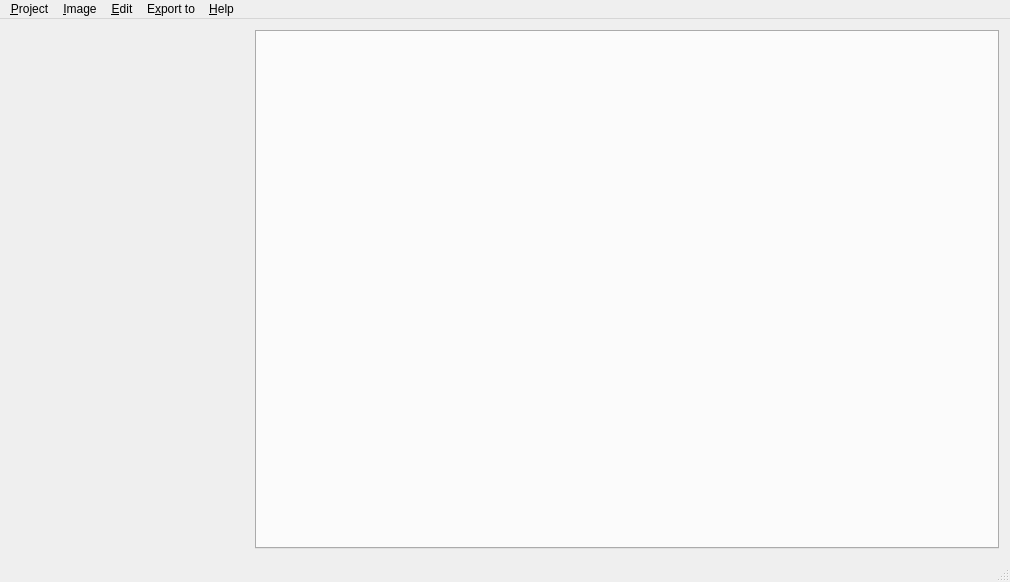
<?xml version="1.0" encoding="UTF-8"?>
<ui version="4.0">
 <comment>Copyright (C) 2012-2014 Robert Chéramy (robert@cheramy.net)

This file is part of YASW (Yet Another Scan Wizard).

YASW is free software: you can redistribute it and/or modify
it under the terms of the GNU General Public License as published by
the Free Software Foundation, either version 3 of the License, or
(at your option) any later version.

YASW is distributed in the hope that it will be useful,
but WITHOUT ANY WARRANTY; without even the implied warranty of
MERCHANTABILITY or FITNESS FOR A PARTICULAR PURPOSE.  See the
GNU General Public License for more details.

You should have received a copy of the GNU General Public License
along with YASW.  If not, see http://www.gnu.org/licenses/.
</comment>
 <class>MainWindow</class>
 <widget class="QMainWindow" name="MainWindow">
  <property name="geometry">
   <rect>
    <x>0</x>
    <y>0</y>
    <width>1010</width>
    <height>582</height>
   </rect>
  </property>
  <property name="sizePolicy">
   <sizepolicy hsizetype="Expanding" vsizetype="Expanding">
    <horstretch>0</horstretch>
    <verstretch>0</verstretch>
   </sizepolicy>
  </property>
  <property name="windowTitle">
   <string>yasw - new project</string>
  </property>
  <widget class="QWidget" name="centralWidget">
   <property name="sizePolicy">
    <sizepolicy hsizetype="Expanding" vsizetype="Expanding">
     <horstretch>0</horstretch>
     <verstretch>0</verstretch>
    </sizepolicy>
   </property>
   <layout class="QHBoxLayout" name="horizontalLayout">
    <item>
     <widget class="ImageTableWidget" name="imageList" native="true">
      <property name="sizePolicy">
       <sizepolicy hsizetype="Fixed" vsizetype="Preferred">
        <horstretch>0</horstretch>
        <verstretch>0</verstretch>
       </sizepolicy>
      </property>
      <property name="minimumSize">
       <size>
        <width>238</width>
        <height>0</height>
       </size>
      </property>
      <property name="maximumSize">
       <size>
        <width>238</width>
        <height>16777215</height>
       </size>
      </property>
     </widget>
    </item>
    <item>
     <widget class="FilterContainer" name="filterContainer">
      <property name="currentIndex">
       <number>-1</number>
      </property>
     </widget>
    </item>
   </layout>
  </widget>
  <widget class="QMenuBar" name="menuBar">
   <property name="geometry">
    <rect>
     <x>0</x>
     <y>0</y>
     <width>1010</width>
     <height>24</height>
    </rect>
   </property>
   <widget class="QMenu" name="menu_File">
    <property name="title">
     <string>&amp;Project</string>
    </property>
    <widget class="QMenu" name="recentProjects">
     <property name="enabled">
      <bool>true</bool>
     </property>
     <property name="title">
      <string>&amp;Recent projects</string>
     </property>
    </widget>
    <addaction name="action_Open"/>
    <addaction name="recentProjects"/>
    <addaction name="action_Save"/>
    <addaction name="action_SaveAs"/>
    <addaction name="separator"/>
    <addaction name="action_Close"/>
    <addaction name="action_Quit"/>
   </widget>
   <widget class="QMenu" name="menu_Export">
    <property name="title">
     <string>E&amp;xport to</string>
    </property>
    <addaction name="actionTo_Jpeg"/>
    <addaction name="actionTo_PDF"/>
   </widget>
   <widget class="QMenu" name="menu_Image">
    <property name="title">
     <string>&amp;Image</string>
    </property>
    <addaction name="actionAddImage"/>
    <addaction name="actionAdd_empty_image"/>
    <addaction name="actionRemove_selected"/>
    <addaction name="actionMoveImageUp"/>
    <addaction name="actionMoveImageDown"/>
    <addaction name="actionMove_image_left"/>
    <addaction name="actionMove_image_right"/>
    <addaction name="actionSelectPreviousImage"/>
    <addaction name="actionSelect_next_image"/>
    <addaction name="actionSelect_left_image"/>
    <addaction name="actionSelect_right_image"/>
   </widget>
   <widget class="QMenu" name="menu_Hilfe">
    <property name="title">
     <string>&amp;Help</string>
    </property>
    <addaction name="action_About"/>
   </widget>
   <widget class="QMenu" name="menuEdit">
    <property name="title">
     <string>&amp;</string>
    </property>
   </widget>
   <widget class="QMenu" name="menu_Edit">
    <property name="title">
     <string>&amp;Edit</string>
    </property>
    <addaction name="action_Preferences"/>
   </widget>
   <addaction name="menu_File"/>
   <addaction name="menu_Image"/>
   <addaction name="menu_Edit"/>
   <addaction name="menu_Export"/>
   <addaction name="menu_Hilfe"/>
   <addaction name="menuEdit"/>
  </widget>
  <widget class="QStatusBar" name="statusBar"/>
  <action name="action_Quit">
   <property name="text">
    <string>&amp;Quit</string>
   </property>
   <property name="shortcut">
    <string>Alt+F4</string>
   </property>
  </action>
  <action name="action_Open">
   <property name="text">
    <string>&amp;Open</string>
   </property>
   <property name="shortcut">
    <string>Ctrl+O</string>
   </property>
  </action>
  <action name="action_Save">
   <property name="text">
    <string>&amp;Save</string>
   </property>
   <property name="shortcut">
    <string>Ctrl+S</string>
   </property>
  </action>
  <action name="action_SaveAs">
   <property name="text">
    <string>Save&amp;As</string>
   </property>
  </action>
  <action name="action_Close">
   <property name="text">
    <string>&amp;Close</string>
   </property>
   <property name="shortcut">
    <string>Ctrl+W</string>
   </property>
  </action>
  <action name="actionTo_Jpeg">
   <property name="text">
    <string>&amp;JPEG</string>
   </property>
  </action>
  <action name="actionTo_PDF">
   <property name="text">
    <string>&amp;PDF</string>
   </property>
  </action>
  <action name="actionAddImage">
   <property name="text">
    <string>&amp;Add Image</string>
   </property>
   <property name="toolTip">
    <string>Insert an image at current position (when no selection, defaults to left)</string>
   </property>
   <property name="shortcut">
    <string>+</string>
   </property>
  </action>
  <action name="actionRemove_selected">
   <property name="text">
    <string>&amp;Remove selected image</string>
   </property>
   <property name="shortcut">
    <string>Del</string>
   </property>
  </action>
  <action name="actionMoveImageUp">
   <property name="text">
    <string>Move image &amp;up</string>
   </property>
   <property name="toolTip">
    <string>Move image up</string>
   </property>
   <property name="shortcut">
    <string>Ctrl+Up</string>
   </property>
  </action>
  <action name="actionMoveImageDown">
   <property name="text">
    <string>Move image &amp;down</string>
   </property>
   <property name="toolTip">
    <string>Move image down</string>
   </property>
   <property name="shortcut">
    <string>Ctrl+Down</string>
   </property>
  </action>
  <action name="actionAdd_empty_image">
   <property name="text">
    <string>Add &amp;empty image</string>
   </property>
   <property name="toolTip">
    <string>Adds an empty image at selection. If there is default selection, inserts left</string>
   </property>
  </action>
  <action name="action_About">
   <property name="text">
    <string>&amp;About</string>
   </property>
  </action>
  <action name="action_Preferences">
   <property name="text">
    <string>&amp;Preferences</string>
   </property>
  </action>
  <action name="actionMove_image_left">
   <property name="text">
    <string>Move image &amp;left</string>
   </property>
   <property name="shortcut">
    <string>Ctrl+Left</string>
   </property>
  </action>
  <action name="actionMove_image_right">
   <property name="text">
    <string>Move image right</string>
   </property>
   <property name="shortcut">
    <string>Ctrl+Right</string>
   </property>
  </action>
  <action name="actionSelectPreviousImage">
   <property name="text">
    <string>Select previous image</string>
   </property>
   <property name="toolTip">
    <string>Select previous image</string>
   </property>
   <property name="shortcut">
    <string>Up</string>
   </property>
  </action>
  <action name="actionSelect_next_image">
   <property name="text">
    <string>Select next image</string>
   </property>
   <property name="shortcut">
    <string>Down</string>
   </property>
  </action>
  <action name="actionSelect_left_image">
   <property name="text">
    <string>Select left image</string>
   </property>
   <property name="shortcut">
    <string>Left</string>
   </property>
  </action>
  <action name="actionSelect_right_image">
   <property name="text">
    <string>Select right image</string>
   </property>
   <property name="shortcut">
    <string>Right</string>
   </property>
  </action>
 </widget>
 <layoutdefault spacing="6" margin="11"/>
 <customwidgets>
  <customwidget>
   <class>FilterContainer</class>
   <extends>QTabWidget</extends>
   <header>filtercontainer.h</header>
   <container>1</container>
  </customwidget>
  <customwidget>
   <class>ImageTableWidget</class>
   <extends>QWidget</extends>
   <header>imagetablewidget.h</header>
   <container>1</container>
   <slots>
    <slot>removeSelected()</slot>
    <slot>imageUp()</slot>
    <slot>imageDown()</slot>
    <slot>insertImage()</slot>
    <slot>insertEmptyImage()</slot>
    <slot>moveImageLeft()</slot>
    <slot>moveImageRight()</slot>
    <slot>selectPreviousImage()</slot>
    <slot>selectNextImage()</slot>
    <slot>selectLeftImage()</slot>
    <slot>selectRightImage()</slot>
   </slots>
  </customwidget>
 </customwidgets>
 <resources/>
 <connections>
  <connection>
   <sender>action_Quit</sender>
   <signal>triggered()</signal>
   <receiver>MainWindow</receiver>
   <slot>close()</slot>
   <hints>
    <hint type="sourcelabel">
     <x>-1</x>
     <y>-1</y>
    </hint>
    <hint type="destinationlabel">
     <x>534</x>
     <y>347</y>
    </hint>
   </hints>
  </connection>
  <connection>
   <sender>actionTo_Jpeg</sender>
   <signal>triggered()</signal>
   <receiver>MainWindow</receiver>
   <slot>exportToJpeg()</slot>
   <hints>
    <hint type="sourcelabel">
     <x>-1</x>
     <y>-1</y>
    </hint>
    <hint type="destinationlabel">
     <x>504</x>
     <y>290</y>
    </hint>
   </hints>
  </connection>
  <connection>
   <sender>actionTo_PDF</sender>
   <signal>triggered()</signal>
   <receiver>MainWindow</receiver>
   <slot>exportToPdf()</slot>
   <hints>
    <hint type="sourcelabel">
     <x>-1</x>
     <y>-1</y>
    </hint>
    <hint type="destinationlabel">
     <x>504</x>
     <y>290</y>
    </hint>
   </hints>
  </connection>
  <connection>
   <sender>actionAddImage</sender>
   <signal>triggered()</signal>
   <receiver>imageList</receiver>
   <slot>insertImage()</slot>
   <hints>
    <hint type="sourcelabel">
     <x>-1</x>
     <y>-1</y>
    </hint>
    <hint type="destinationlabel">
     <x>127</x>
     <y>293</y>
    </hint>
   </hints>
  </connection>
  <connection>
   <sender>actionRemove_selected</sender>
   <signal>triggered()</signal>
   <receiver>imageList</receiver>
   <slot>removeSelected()</slot>
   <hints>
    <hint type="sourcelabel">
     <x>-1</x>
     <y>-1</y>
    </hint>
    <hint type="destinationlabel">
     <x>127</x>
     <y>293</y>
    </hint>
   </hints>
  </connection>
  <connection>
   <sender>actionMoveImageUp</sender>
   <signal>triggered()</signal>
   <receiver>imageList</receiver>
   <slot>imageUp()</slot>
   <hints>
    <hint type="sourcelabel">
     <x>-1</x>
     <y>-1</y>
    </hint>
    <hint type="destinationlabel">
     <x>127</x>
     <y>293</y>
    </hint>
   </hints>
  </connection>
  <connection>
   <sender>actionMoveImageDown</sender>
   <signal>triggered()</signal>
   <receiver>imageList</receiver>
   <slot>imageDown()</slot>
   <hints>
    <hint type="sourcelabel">
     <x>-1</x>
     <y>-1</y>
    </hint>
    <hint type="destinationlabel">
     <x>127</x>
     <y>293</y>
    </hint>
   </hints>
  </connection>
  <connection>
   <sender>actionAdd_empty_image</sender>
   <signal>triggered()</signal>
   <receiver>imageList</receiver>
   <slot>insertEmptyImage()</slot>
   <hints>
    <hint type="sourcelabel">
     <x>-1</x>
     <y>-1</y>
    </hint>
    <hint type="destinationlabel">
     <x>127</x>
     <y>293</y>
    </hint>
   </hints>
  </connection>
  <connection>
   <sender>actionMove_image_left</sender>
   <signal>triggered()</signal>
   <receiver>imageList</receiver>
   <slot>moveImageLeft()</slot>
   <hints>
    <hint type="sourcelabel">
     <x>-1</x>
     <y>-1</y>
    </hint>
    <hint type="destinationlabel">
     <x>127</x>
     <y>293</y>
    </hint>
   </hints>
  </connection>
  <connection>
   <sender>actionMove_image_right</sender>
   <signal>triggered()</signal>
   <receiver>imageList</receiver>
   <slot>moveImageRight()</slot>
   <hints>
    <hint type="sourcelabel">
     <x>-1</x>
     <y>-1</y>
    </hint>
    <hint type="destinationlabel">
     <x>127</x>
     <y>293</y>
    </hint>
   </hints>
  </connection>
  <connection>
   <sender>actionSelectPreviousImage</sender>
   <signal>triggered()</signal>
   <receiver>imageList</receiver>
   <slot>selectPreviousImage()</slot>
   <hints>
    <hint type="sourcelabel">
     <x>-1</x>
     <y>-1</y>
    </hint>
    <hint type="destinationlabel">
     <x>127</x>
     <y>293</y>
    </hint>
   </hints>
  </connection>
  <connection>
   <sender>actionSelect_next_image</sender>
   <signal>triggered()</signal>
   <receiver>imageList</receiver>
   <slot>selectNextImage()</slot>
   <hints>
    <hint type="sourcelabel">
     <x>-1</x>
     <y>-1</y>
    </hint>
    <hint type="destinationlabel">
     <x>127</x>
     <y>293</y>
    </hint>
   </hints>
  </connection>
  <connection>
   <sender>actionSelect_left_image</sender>
   <signal>triggered()</signal>
   <receiver>imageList</receiver>
   <slot>selectLeftImage()</slot>
   <hints>
    <hint type="sourcelabel">
     <x>-1</x>
     <y>-1</y>
    </hint>
    <hint type="destinationlabel">
     <x>127</x>
     <y>293</y>
    </hint>
   </hints>
  </connection>
  <connection>
   <sender>actionSelect_right_image</sender>
   <signal>triggered()</signal>
   <receiver>imageList</receiver>
   <slot>selectRightImage()</slot>
   <hints>
    <hint type="sourcelabel">
     <x>-1</x>
     <y>-1</y>
    </hint>
    <hint type="destinationlabel">
     <x>127</x>
     <y>293</y>
    </hint>
   </hints>
  </connection>
 </connections>
 <slots>
  <slot>ImageSelected(QModelIndex)</slot>
  <slot>slotTransform()</slot>
  <slot>exportToJpeg()</slot>
  <slot>exportToPdf()</slot>
 </slots>
</ui>
